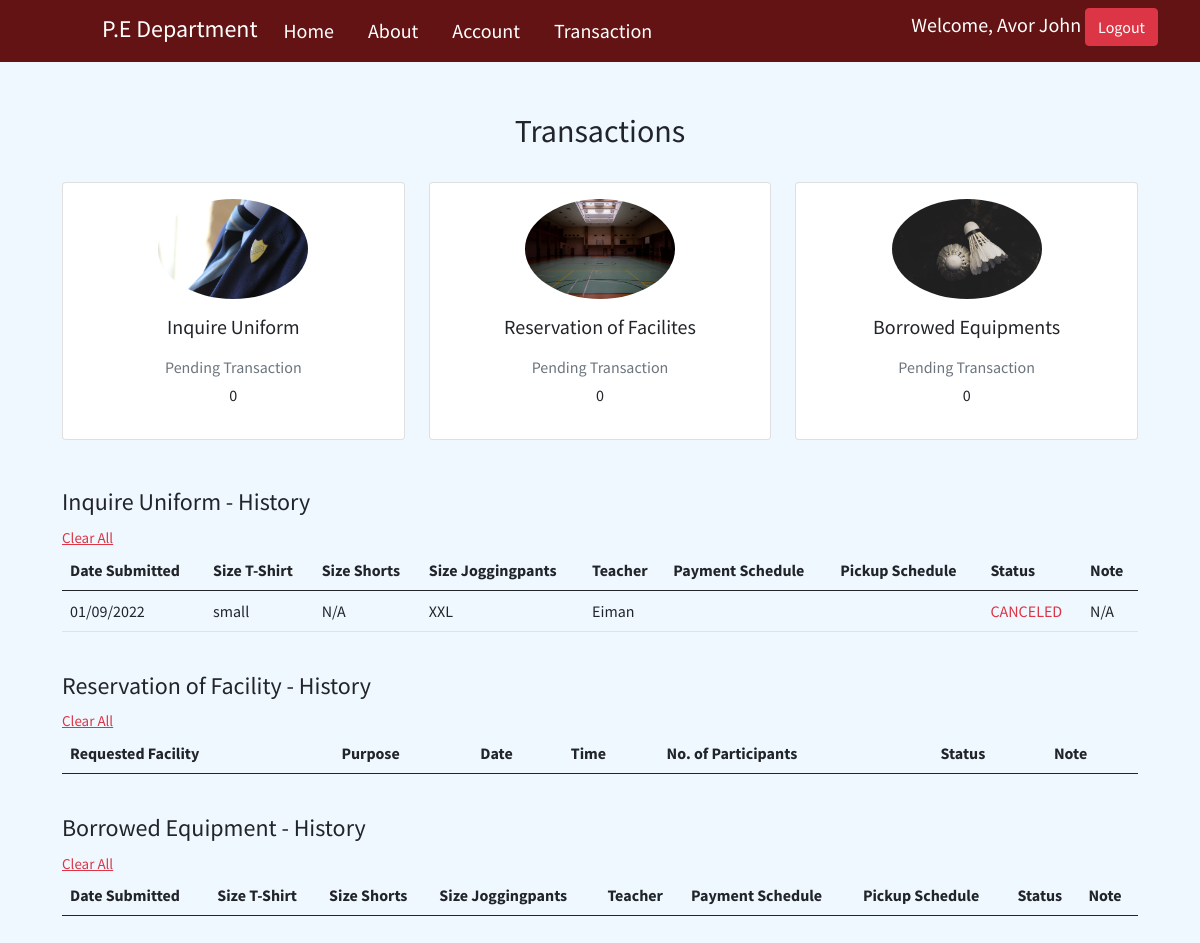
The app's page /transaction.php (signed in), older data.
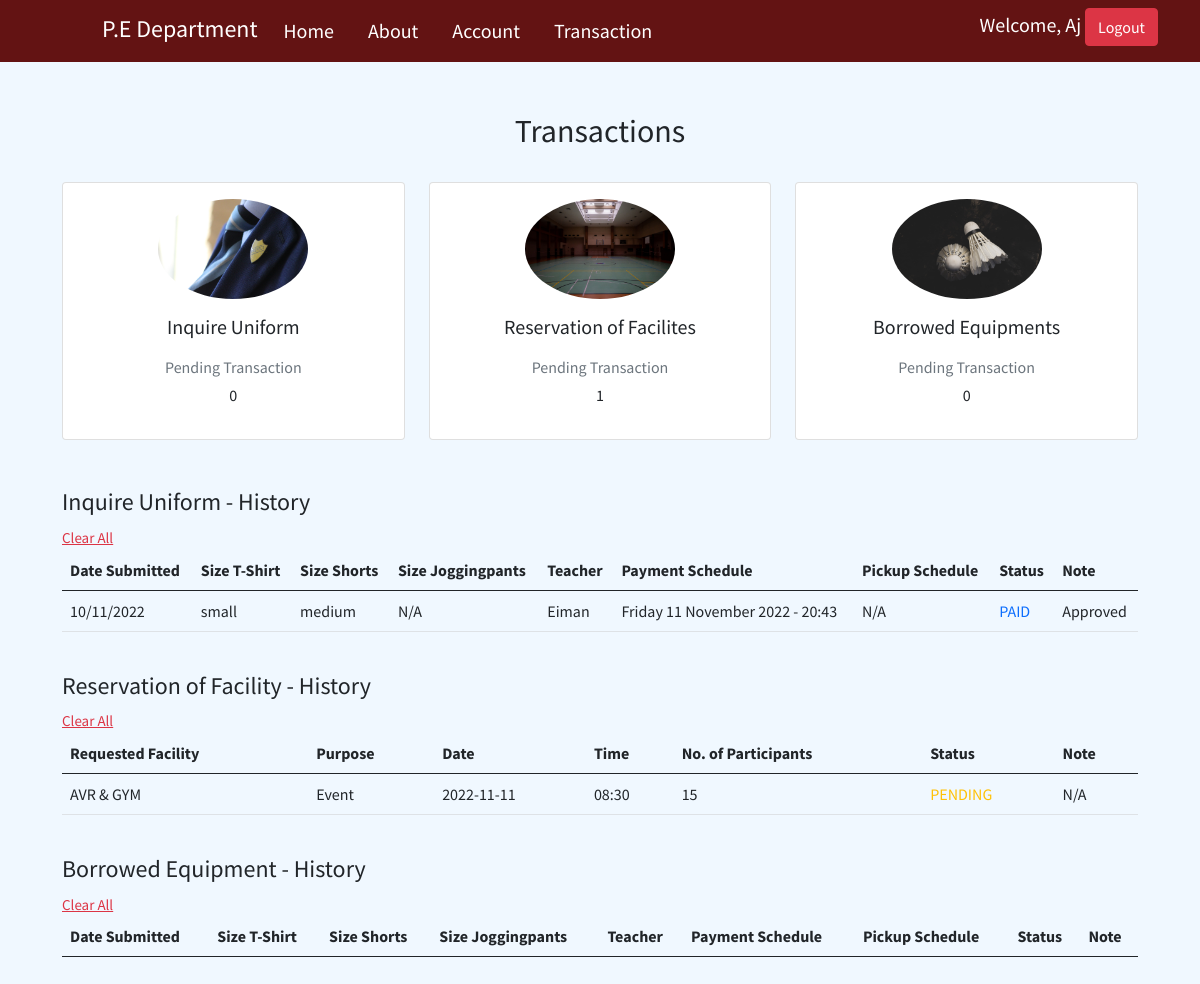
The same page, newer data.
### tables this page shows
CREATE TABLE `inquire` (
  `id` int(11) NOT NULL,
  `firstname` varchar(100) NOT NULL,
  `middlename` varchar(100) NOT NULL,
  `lastname` varchar(100) NOT NULL,
  `course` varchar(100) NOT NULL,
  `department` varchar(100) NOT NULL,
  `gender` varchar(100) NOT NULL,
  `teacher` varchar(100) NOT NULL,
  `size_t` varchar(100) NOT NULL,
  `size_s` varchar(100) NOT NULL,
  `size_j` varchar(100) NOT NULL,
  `email` varchar(100) NOT NULL,
  `image` text NOT NULL,
  `status` varchar(100) NOT NULL,
  `note` text NOT NULL,
  `date` text NOT NULL,
  `sched_pay` varchar(100) NOT NULL,
  `sched_pickup` varchar(100) NOT NULL
);

CREATE TABLE `reserve` (
  `id` int(11) NOT NULL,
  `email` varchar(100) NOT NULL,
  `name` varchar(100) NOT NULL,
  `dept_course` varchar(100) NOT NULL,
  `date` text NOT NULL,
  `time` text NOT NULL,
  `booking` varchar(100) NOT NULL,
  `purpose` varchar(100) NOT NULL,
  `participants` int(11) NOT NULL,
  `reason` text NOT NULL,
  `status` varchar(100) NOT NULL,
  `resched` text NOT NULL
);

### transaction.php (the view, shortened to what this page needs)
<?php
  include('connection.php');
?>
<!DOCTYPE html>
<html lang="en">
<head>
    <link rel="stylesheet" href="css/bootstrap.min.css">
    <link rel="stylesheet" href="css/style.css">
    <link rel="stylesheet" href="css/profile.css">
    <link href="https://cdn.jsdelivr.net/npm/boxicons@latest/css/boxicons.min.css" rel="stylesheet">
    <link rel="stylesheet" href="https://unpkg.com/aos@next/dist/aos.css" />
    <link href="https://maxcdn.bootstrapcdn.com/font-awesome/4.7.0/css/font-awesome.min.css" rel="stylesheet" />
</head>
<body>
<nav class="navbar navbar-expand-lg navbar-light nav-bg sticky-top">
        <div class="container">
          <h4 class="title-pe">P.E Department</h4>
          <div class="collapse navbar-collapse" id="navbarSupportedContent">
            <ul class="navbar-nav me-auto mb-2 mb-lg-0">
              <li class="nav-item">
                <a class="nav-link active" aria-current="page" id="link" href="home.php">Home</a>
              </li>
              <li class="nav-item">
                <a class="nav-link" id="link" href="home.php#about">About</a>
              </li>
              <li class="nav-item">
                <a class="nav-link" id="link" href="account.php">Account</a>
              </li>
              <li class="nav-item">
                <a class="nav-link" id="link" href="transaction.php">Transaction</a>
              </li>
            </ul>
            <div class="d-flex flex-row-reverse bd-highlight">
                <h5 class="title_profile">Welcome,  <?php echo $_SESSION['get_data']['firstname']; ?>
                 <a href="functions.php?logout" type="submit" class="btn btn-danger side" >Logout</a>
                </h5>
            </div>
          </div>
        </div>
      </nav>
      <div class="jumbotron">
        <div class="text-center">
            <h2>Transactions</h2>
        </div>
        <br>
        <div class="container">
            <div class="row" data-aos="zoom-in" data-aos-duration="1000" data-aos-once="true">
                <div class="col-lg-4">
                    <div class="card mb-4">
                        <div class="card-body text-center">
                            <img src="assets/images/sample_uniform.jpg" alt="avatar"
                            class="rounded-circle img-fluid" style="width: 150px;">
                            <h5 class="my-3">Inquire Uniform</h5>
                            <p class="text-muted mb-1">Pending Transaction</p>
                            <?php
                                $account = $_SESSION['get_data']['email'];
                                $query = "SELECT * FROM inquire WHERE email='$account' and status='PENDING'";
                                $result = mysqli_query($conn, $query);
                                $inquire = mysqli_num_rows($result);
                            ?>
                            <p><?php echo $inquire ?></p>
                        </div>
                    </div>
                </div>
                <div class="col-lg-4">
                    <div class="card mb-4">
                        <div class="card-body text-center">
                            <img src="assets/images/sample_facility.jpg" alt="avatar"
                            class="rounded-circle img-fluid" style="width: 150px;">
                            <h5 class="my-3">Reservation of Facilites</h5>
                            <p class="text-muted mb-1">Pending Transaction</p>
                            <?php
                                $account = $_SESSION['get_data']['email'];
                                $query = "SELECT * FROM reserve WHERE email='$account' and status='PENDING'";
                                $result = mysqli_query($conn, $query);
                                $reserve = mysqli_num_rows($result);
                            ?>
                            <p><?php echo $reserve ?></p>
                        </div>
                    </div>
                </div>
                <div class="col-lg-4">
                    <div class="card mb-4">
                        <div class="card-body text-center">
                            <img src="assets/images/sample_equipment.jpg" alt="avatar"
                            class="rounded-circle img-fluid" style="width: 150px;">
                            <h5 class="my-3">Borrowed Equipments</h5>
                            <p class="text-muted mb-1">Pending Transaction</p>
                            <?php
                                $account = $_SESSION['get_data']['email'];
                                $query = "SELECT * FROM borrowing_machine_info WHERE email='$account' and status='PENDING'";
                                $result = mysqli_query($conn, $query);
                                $borrow = mysqli_num_rows($result);
                            ?>
                            <p><?php echo $borrow ?></p>
                        </div>
                    </div>
                </div>
            </div>
            <br>
            <h4>Inquire Uniform - History</h4>
            <a class="text-danger" style="font-size:15px;" href="">Clear All</a>
            <div class="table-responsive">
                <table class="table table-hover">
                    <thead>
                        <tr>
                            <th>Date Submitted</th>
                            <th>Size T-Shirt</th>
                            <th>Size Shorts</th>
                            <th>Size Joggingpants</th>
                            <th>Teacher</th>
                            <th>Payment Schedule</th>
                            <th>Pickup Schedule</th>
                            <th>Status</th>
                            <th>Note</th>
                        </tr>
                    </thead>
                    <tbody>
                    <?php
                        $account = $_SESSION['get_data']['email'];
                        $query = "SELECT * FROM inquire WHERE email='$account'";
                        $result = mysqli_query($conn, $query);
                        while ($row = mysqli_fetch_array($result)) {
                    ?>
                    <tr>
                        <td><?php echo $row['date'] ?></td>
                        <td><?php echo $row['size_t'] ?></td>
                        <td><?php echo $row['size_s'] ?></td>
                        <td><?php echo $row['size_j'] ?></td>
                        <td><?php echo $row['teacher'] ?></td>
                        <td><?php echo $row['sched_pay'] ?></td>
                        <td><?php echo $row['sched_pickup'] ?></td>
                        <td>
                            <?php
                                if($row['status'] == 'PENDING'){
                                    echo'
                                        <span class="text-warning">PENDING</span>
                                    ';
                                }elseif($row['status'] == 'UNPAID'){
                                    echo'
                                        <span class="text-warning">UNPAID</span>
                                    ';
                                }elseif($row['status'] == 'PAID'){
                                    echo'
                                        <span class="text-primary">PAID</span>
                                    ';
                                }elseif($row['status'] == 'DECLINED'){
                                    echo'
                                        <span class="text-danger">DECLINED</span>
                                    ';
                                }elseif($row['status'] == 'CANCELED'){
                                    echo'
                                        <span class="text-danger">CANCELED</span>
                                    ';
                                }
                                else{
                                    echo'
                                        <span class="text-success">RECEIVED</span>
                                    ';
                                }
                            ?>
                        </td>
                        <td><?php echo $row['note'] ?></td>
                    </tr>
                    <?php } ?>
                    </tbody>
                </table>
            </div>
            <br>
            <h4>Reservation of Facility - History</h4>
            <a class="text-danger" style="font-size:15px;" href="">Clear All</a>
            <div class="table-responsive">
                <table class="table table-hover">
                    <thead>
                        <tr>
                            <th>Requested Facility</th>
                            <th>Purpose</th>
                            <th>Date</th>
                            <th>Time</th>
                            <th>No. of Participants</th>
                            <th>Status</th>
                            <th>Note</th>
                        </tr>
                    </thead>
                    <tbody>
                    <?php
                        $account = $_SESSION['get_data']['email'];
                        $query = "SELECT * FROM reserve WHERE email='$account'";
                        $result = mysqli_query($conn, $query);
                        while ($row = mysqli_fetch_array($result)) {
                    ?>
                    <tr>
                        <td><?php echo $row['booking'] ?></td>
                        <td><?php echo $row['purpose'] ?></td>
                        <td><?php echo $row['date'] ?></td>
                        <td><?php echo $row['time'] ?></td>
                        <td><?php echo $row['participants'] ?></td>
                        <td>
                            <?php
                                if($row['status'] == 'PENDING'){
                                    echo'
                                        <span class="text-warning">PENDING</span>
                                    ';
                                }elseif($row['status'] == 'UNPAID'){
                                    echo'
                                        <span class="text-warning">UNPAID</span>
                                    ';
                                }elseif($row['status'] == 'PAID'){
                                    echo'
                                        <span class="text-primary">PAID</span>
                                    ';
                                }elseif($row['status'] == 'DECLINED'){
                                    echo'
                                        <span class="text-danger">DECLINED</span>
                                    ';
                                }elseif($row['status'] == 'CANCELED'){
                                    echo'
                                        <span class="text-danger">CANCELED</span>
                                    ';
                                }
                                else{
                                    echo'
                                        <span class="text-success">RECEIVED</span>
                                    ';
                                }
                            ?>
                        </td>
                        <td><?php echo $row['reason'] ?></td>
                    </tr>
                    <?php } ?>
                    </tbody>
                </table>
            </div>
            <br>
            <h4>Borrowed Equipment - History</h4>
            <a class="text-danger" style="font-size:15px;" href="">Clear All</a>
            <div class="table-responsive">
                <table class="table table-hover">
                    <thead>
                        <tr>
                            <th>Date Submitted</th>
                            <th>Size T-Shirt</th>
                            <th>Size Shorts</th>
                            <th>Size Joggingpants</th>
                            <th>Teacher</th>
                            <th>Payment Schedule</th>
                            <th>Pickup Schedule</th>
                            <th>Status</th>
                            <th>Note</th>
                        </tr>
                    </thead>
                </table>
            </div>
        </div>
</body>
</html>

### css/style.css (style rules this page uses)
* { font-family: 'Source Sans Pro', sans-serif; scroll-behavior: smooth; }
.nav-bg { background-color: rgb(99, 19, 19) !important; }
.title-pe { padding-top: 5px; color: white; margin-left: 10px; }
.nav-link { margin-left: 18px; font-size: 18px; }
#link { color: white; font-size: 20px; }
.title_profile { color: white; }
.side { margin-left: 10px; }
.jumbotron { background-color: aliceblue; padding: 50px; padding-bottom: 70px; }
@media only screen and (max-width: 1300px) { .side { margin-left: 0px; } }

Row changes from the older to the newer data that the page shows:
removed inquire: date "01/09/2022", size_t "small", size_s "N/A", size_j "XXL", teacher "Eiman", status "CANCELED", note "N/A"
added inquire: date "10/11/2022", size_t "small", size_s "medium", size_j "N/A", teacher "Eiman", sched_pay "Friday 11 November 2022 - 20:43", sched_pickup "N/A", status "PAID", note "Approved"
added reserve: booking "AVR & GYM", purpose "Event", date "2022-11-11", time "08:30", participants "15", status "PENDING", reason "N/A"
Text that changed along with them:
$_SESSION['get_data']['firstname']: "Avor John" → "Aj"
$reserve: "0" → "1"
